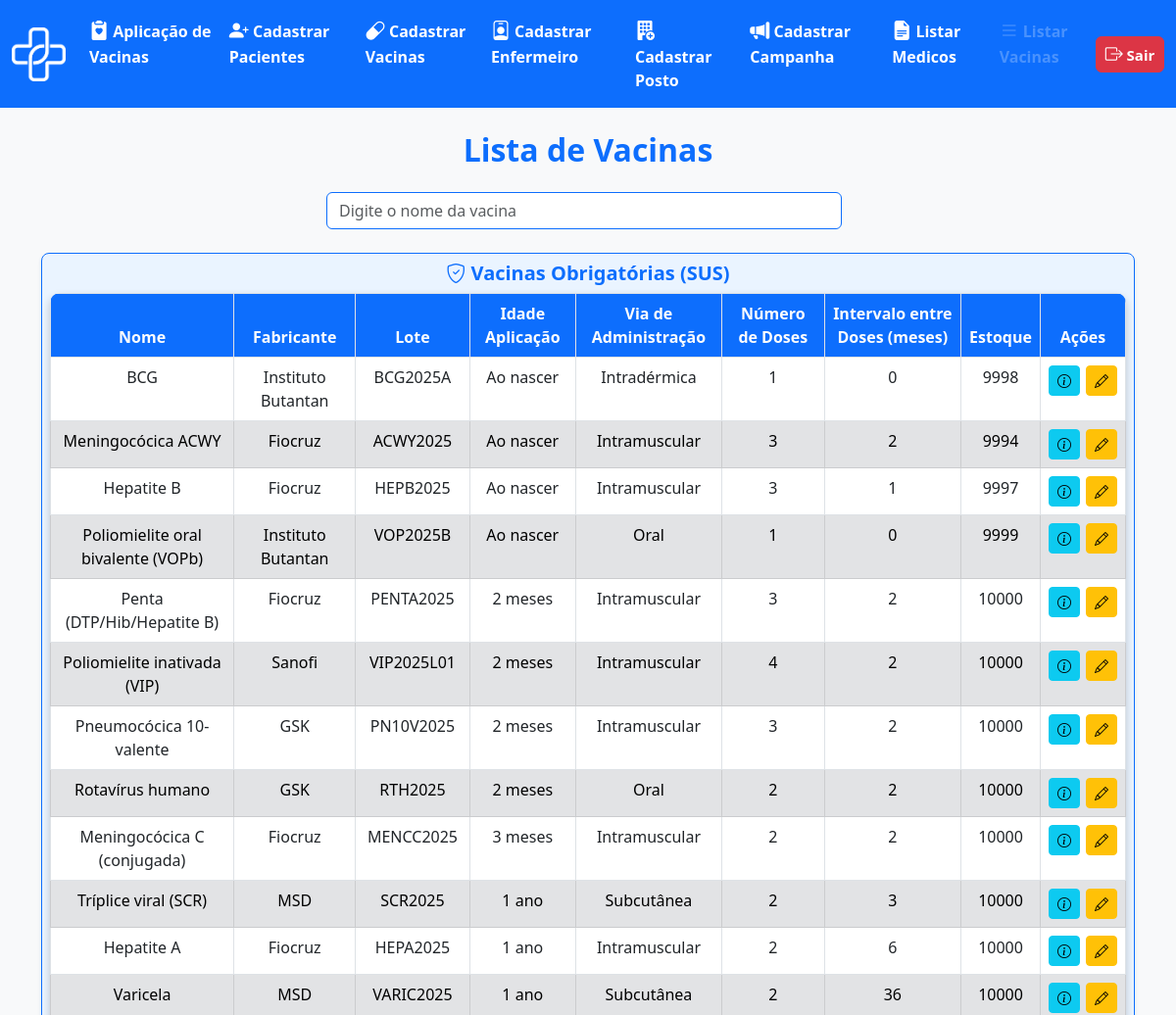
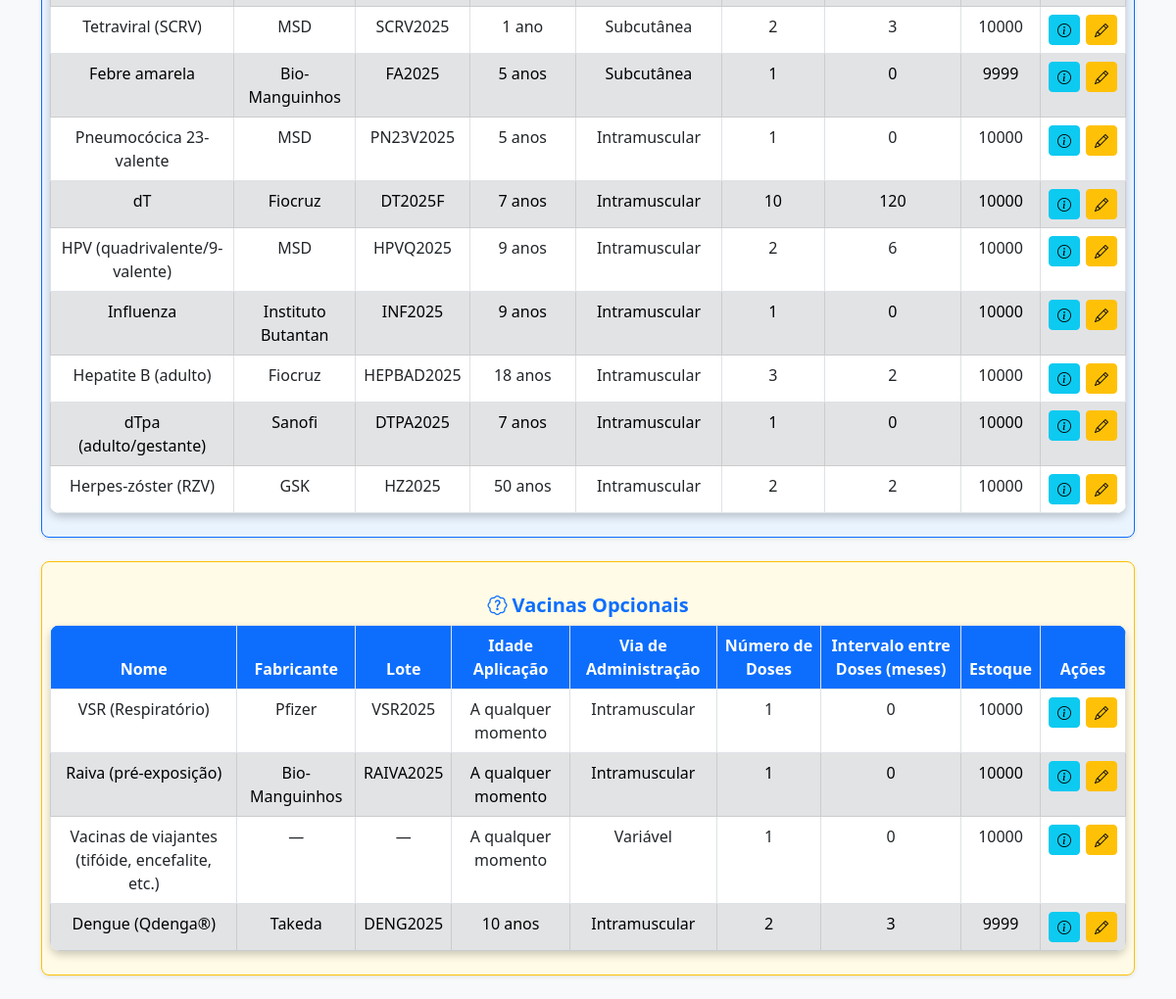
/admin/listavac.php, run on the app's committed database (2 pictures, top to bottom).
### tables this page shows
CREATE TABLE `vacina` (
  `id_vaci` int(11) NOT NULL,
  `nome_vaci` varchar(100) NOT NULL,
  `fabri_vaci` varchar(100) NOT NULL,
  `lote_vaci` varchar(50) NOT NULL,
  `via_adimicao` varchar(50) NOT NULL,
  `n_dose` int(1) NOT NULL,
  `intervalo_dose` int(11) NOT NULL,
  `idade_reco` varchar(20) DEFAULT NULL,
  `estoque` int(11) NOT NULL,
  `sus` tinyint(1) NOT NULL DEFAULT 1
);

### admin/listavac.php (the view, shortened to what the rows shown need)
<?php
include('../outros/db_connect.php');
$nome_vacina = '';
if (!empty($nome_vacina)) {
    $sql = "SELECT id_vaci, nome_vaci, fabri_vaci, lote_vaci, via_adimicao, n_dose, intervalo_dose, estoque, idade_reco, sus
            FROM vacina WHERE nome_vaci LIKE ?";
    $stmt = $conn->prepare($sql);
    $like_param = '%' . $nome_vacina . '%';
    $stmt->bind_param('s', $like_param);
    $stmt->execute();
    $result = $stmt->get_result();
} else {
    $sql = "SELECT id_vaci, nome_vaci, fabri_vaci, lote_vaci, via_adimicao, n_dose, intervalo_dose, estoque, idade_reco, sus
            FROM vacina";
    $result = $conn->query($sql);
}
$vacinas_obrigatorias = [];
$vacinas_opcionais = [];
while ($row = $result->fetch_assoc()) {
    $nome = $row['nome_vaci'];
    $idade_reco = isset($row['idade_reco']) ? mb_strtolower(trim($row['idade_reco'])) : '';
    if (
        stripos($nome, 'VSR') !== false ||
        stripos($nome, 'Raiva') !== false ||
        stripos($nome, 'viajantes') !== false ||
        $idade_reco === 'a qualquer momento'
    ) {
        $idade_ordenacao = -2;
    } elseif (
        ($row['id_vaci'] == 22 || $row['id_vaci'] == 23) || $idade_reco === 'ao nascer' || $idade_reco === '0 meses'
    ) {
        $idade_ordenacao = -1;
    } elseif (
        stripos($nome, 'Herpes-zóster') !== false || stripos($nome, 'RZV') !== false || $idade_reco === '50 anos'
    ) {
        $idade_ordenacao = 50 * 12;
    } elseif (
        stripos($nome, 'Dengue') !== false || stripos($nome, 'Qdenga') !== false || $idade_reco === '10 anos'
    ) {
        $idade_ordenacao = 10 * 12;
    } elseif (
        stripos($nome, 'HPV') !== false || $idade_reco === '9 anos'
    ) {
        $idade_ordenacao = 9 * 12;
    } elseif (
        stripos($nome, 'Influenza') !== false || $idade_reco === '9 anos'
    ) {
        $idade_ordenacao = 9 * 12;
    } elseif (
        stripos($nome, 'dTpa (adulto/gestante)') !== false || $idade_reco === '18 anos'
    ) {
        $idade_ordenacao = 18 * 12;
    } elseif (
        stripos($nome, 'Hepatite B') !== false && stripos($nome, 'adulto') !== false
    ) {
        $idade_ordenacao = 18 * 12;
    } else {
        if (preg_match('/(\d+)\s*mes/i', $idade_reco, $m)) {
            $idade_ordenacao = intval($m[1]);
        } elseif (preg_match('/(\d+)\s*ano/i', $idade_reco, $m)) {
            $idade_ordenacao = intval($m[1]) * 12;
        } else {
            $idade_ordenacao = 9999;
        }
    }
    $row['idade_ordenacao'] = $idade_ordenacao;
    if (isset($row['sus']) ? intval($row['sus']) === 1 : false) {
        $vacinas_obrigatorias[] = $row;
    } else {
        $vacinas_opcionais[] = $row;
    }
}
usort($vacinas_obrigatorias, function($a, $b) {
    return $a['idade_ordenacao'] <=> $b['idade_ordenacao'];
});
usort($vacinas_opcionais, function($a, $b) {
    return $a['idade_ordenacao'] <=> $b['idade_ordenacao'];
});
?>
<!DOCTYPE html>
<html lang="pt-BR">
<head>
    <link rel="stylesheet" href="../bootstrap/bootstrap-5.3.6-dist/css/bootstrap.min.css">
    <link href="https://cdn.jsdelivr.net/npm/bootstrap-icons/font/bootstrap-icons.css" rel="stylesheet">
    <link href="https://cdn.jsdelivr.net/npm/bootstrap@5.3.0/dist/css/bootstrap.min.css" rel="stylesheet">
</head>
<body>
    <div class="container mt-4">
        <h2 class="text-center text-primary fw-bold">Lista de Vacinas</h2>
        <br>
        <div id="tabela-vacinas" class="d-flex justify-content-center">
            <div class="w-100">
                <?php if (count($vacinas_obrigatorias) > 0): ?>
                <div class="border border-primary rounded-3 mb-4 p-2 shadow-sm" style="background-color: #eaf4ff;">
                    <table class="table table-bordered text-center mx-auto">
                        <thead>
                            <tr>
                                <th>Nome</th>
                                <th>Fabricante</th>
                                <th>Lote</th>
                                <th>Idade Aplicação</th>
                                <th>Via de Administração</th>
                                <th>Número de Doses</th>
                                <th>Intervalo entre Doses (meses)</th>
                                <th>Estoque</th>
                                <th>Ações</th>
                            </tr>
                        </thead>
                        <tbody>
                            <?php
                            usort($vacinas_obrigatorias, function($a, $b) {
                                return $a['idade_ordenacao'] <=> $b['idade_ordenacao'];
                            });
                            $rowIndex = 0;
                            foreach ($vacinas_obrigatorias as $row):
                                $rowClass = ($rowIndex % 2 === 0) ? 'bg-fdfdfd' : 'table-secondary';
                                $modalId = "modalVacina" . $row['id_vaci'];
                                $editModalId = "editVacina" . $row['id_vaci'];
                            ?>
                            <tr class="<?php echo $rowClass; ?>">
                                <td><?php echo htmlspecialchars($row['nome_vaci']); ?></td>
                                <td><?php echo htmlspecialchars($row['fabri_vaci']); ?></td>
                                <td><?php echo htmlspecialchars($row['lote_vaci']); ?></td>
                                <td>
                                    <?php
                                    $nome = $row['nome_vaci'];
                                    $idade_reco = isset($row['idade_reco']) ? trim($row['idade_reco']) : '';
                                    if (
                                        stripos($nome, 'Herpes-zóster') !== false || stripos($nome, 'RZV') !== false
                                    ) {
                                        echo "50 anos";
                                    } elseif (
                                        stripos($nome, 'Dengue') !== false || stripos($nome, 'Qdenga') !== false
                                    ) {
                                        echo "10 anos";
                                    } elseif (
                                        stripos($nome, 'HPV') !== false
                                    ) {
                                        echo "9 anos";
                                    } elseif (
                                        stripos($nome, 'Influenza') !== false
                                    ) {
                                        echo "9 anos";
                                    } elseif (
                                        stripos($nome, 'Hepatite B (adulto)') !== false
                                    ) {
                                        echo "18 anos";
                                    } elseif (
                                        stripos($nome, 'Hepatite B') !== false && stripos($nome, 'adulto') !== false
                                    ) {
                                        echo "18 anos";
                                    } elseif (
                                        stripos($nome, 'Febre amarela') !== false
                                    ) {
                                        echo "5 anos";
                                    } elseif (
                                        stripos($nome, 'Pneumocócica 23-valente') !== false
                                    ) {
                                        echo "5 anos";
                                    } elseif (
                                        stripos($nome, 'Penta (DTP/Hib/Hepatite B)') !== false
                                    ) {
                                        echo "2 meses";
                                    } elseif (
                                        stripos($nome, 'dT') !== false
                                    ) {
                                        echo "7 anos";
                                    } elseif (
                                        stripos($nome, 'VSR') !== false ||
                                        stripos($nome, 'Raiva') !== false ||
                                        stripos($nome, 'viajantes') !== false
                                    ) {
                                        echo "A qualquer momento";
                                    } elseif (
                                        mb_strtolower($idade_reco) === '0 meses'
                                    ) {
                                        echo "Ao nascer";
                                    } else {
                                        echo htmlspecialchars($idade_reco !== '' ? $idade_reco : "Ao nascer");
                                    }
                                    ?>
                                </td>
                                <td><?php echo htmlspecialchars($row['via_adimicao']); ?></td>
                                <td><?php echo htmlspecialchars($row['n_dose']); ?></td>
                                <td><?php echo htmlspecialchars($row['intervalo_dose']); ?></td>
                                <td><?php echo htmlspecialchars($row['estoque']); ?></td>
                                <td>
                                    <div style="display: flex; flex-direction: row; gap: 6px; justify-content: center; align-items: center;">
                                        <button class="btn btn-info btn-sm" data-bs-toggle="modal" data-bs-target="#<?php echo $modalId; ?>">
                                            <i class="bi bi-info-circle"></i>
                                        </button>
                                        <button class="btn btn-warning btn-sm" data-bs-toggle="modal" data-bs-target="#<?php echo $editModalId; ?>">
                                            <i class="bi bi-pencil"></i>
                                        </button>
                                    </div>
                                </td>
                            </tr>
                            <?php $rowIndex++; endforeach; ?>
                        </tbody>
                    </table>
                </div>
                <?php endif; ?>
                <?php if (count($vacinas_opcionais) > 0): ?>
                <div class="border border-warning rounded-3 mb-4 p-2 shadow-sm" style="background-color: #fffbe6;">
                    <table class="table table-bordered text-center mx-auto">
                        <thead>
                            <tr>
                                <th>Nome</th>
                                <th>Fabricante</th>
                                <th>Lote</th>
                                <th>Idade Aplicação</th>
                                <th>Via de Administração</th>
                                <th>Número de Doses</th>
                                <th>Intervalo entre Doses (meses)</th>
                                <th>Estoque</th>
                                <th>Ações</th>
                            </tr>
                        </thead>
                        <tbody>
                            <?php
                            usort($vacinas_opcionais, function($a, $b) {
                                return $a['idade_ordenacao'] <=> $b['idade_ordenacao'];
                            });
                            $rowIndex = 0;
                            foreach ($vacinas_opcionais as $row):
                                $rowClass = ($rowIndex % 2 === 0) ? 'bg-fdfdfd' : 'table-secondary';
                                $modalId = "modalVacina" . $row['id_vaci'];
                                $editModalId = "editVacina" . $row['id_vaci'];
                            ?>
                            <tr class="<?php echo $rowClass; ?>">
                                <td><?php echo htmlspecialchars($row['nome_vaci']); ?></td>
                                <td><?php echo htmlspecialchars($row['fabri_vaci']); ?></td>
                                <td><?php echo htmlspecialchars($row['lote_vaci']); ?></td>
                                <td>
                                    <?php
                                    $nome = $row['nome_vaci'];
                                    $idade_reco = isset($row['idade_reco']) ? trim($row['idade_reco']) : '';
                                    if (
                                        stripos($nome, 'Herpes-zóster') !== false || stripos($nome, 'RZV') !== false
                                    ) {
                                        echo "50 anos";
                                    } elseif (
                                        stripos($nome, 'Dengue') !== false || stripos($nome, 'Qdenga') !== false
                                    ) {
                                        echo "10 anos";
                                    } elseif (
                                        stripos($nome, 'HPV') !== false
                                    ) {
                                        echo "9 anos";
                                    } elseif (
                                        stripos($nome, 'Influenza') !== false
                                    ) {
                                        echo "9 anos";
                                    } elseif (
                                        stripos($nome, 'dTpa (adulto/gestante)') !== false
                                    ) {
                                        echo "18 anos";
                                    } elseif (
                                        stripos($nome, 'Hepatite B') !== false && stripos($nome, 'adulto') !== false
                                    ) {
                                        echo "18 anos";
                                    } elseif (
                                        stripos($nome, 'VSR') !== false ||
                                        stripos($nome, 'Raiva') !== false ||
                                        stripos($nome, 'viajantes') !== false
                                    ) {
                                        echo "A qualquer momento";
                                    } elseif (
                                        mb_strtolower($idade_reco) === '0 meses'
                                    ) {
                                        echo "Ao nascer";
                                    } else {
                                        echo htmlspecialchars($idade_reco !== '' ? $idade_reco : "Ao nascer");
                                    }
                                    ?>
                                </td>
                                <td><?php echo htmlspecialchars($row['via_adimicao']); ?></td>
                                <td><?php echo htmlspecialchars($row['n_dose']); ?></td>
                                <td><?php echo htmlspecialchars($row['intervalo_dose']); ?></td>
                                <td><?php echo htmlspecialchars($row['estoque']); ?></td>
                                <td>
                                    <div style="display: flex; flex-direction: row; gap: 6px; justify-content: center; align-items: center;">
                                        <button class="btn btn-info btn-sm" data-bs-toggle="modal" data-bs-target="#<?php echo $modalId; ?>">
                                            <i class="bi bi-info-circle"></i>
                                        </button>
                                        <button class="btn btn-warning btn-sm" data-bs-toggle="modal" data-bs-target="#<?php echo $editModalId; ?>">
                                            <i class="bi bi-pencil"></i>
                                        </button>
                                    </div>
                                </td>
                            </tr>
                            <?php $rowIndex++; endforeach; ?>
                        </tbody>
                    </table>
                </div>
                <?php endif; ?>
            </div>
        </div>
    </div>
</body>
</html>

### data on the page
vacina: nome_vaci "BCG", fabri_vaci "Instituto Butantan", lote_vaci "BCG2025A", idade_reco "Ao nascer", via_adimicao "Intradérmica", n_dose "1", intervalo_dose "0", estoque "9998"
vacina: nome_vaci "Meningocócica ACWY", fabri_vaci "Fiocruz", lote_vaci "ACWY2025", idade_reco "Ao nascer", via_adimicao "Intramuscular", n_dose "3", intervalo_dose "2", estoque "9994"
vacina: nome_vaci "Hepatite B", fabri_vaci "Fiocruz", lote_vaci "HEPB2025", idade_reco "Ao nascer", via_adimicao "Intramuscular", n_dose "3", intervalo_dose "1", estoque "9997"
vacina: nome_vaci "Poliomielite oral bivalente (VOPb)", fabri_vaci "Instituto Butantan", lote_vaci "VOP2025B", idade_reco "Ao nascer", via_adimicao "Oral", n_dose "1", intervalo_dose "0", estoque "9999"
vacina: nome_vaci "Penta (DTP/Hib/Hepatite B)", fabri_vaci "Fiocruz", lote_vaci "PENTA2025", shows "2 meses", via_adimicao "Intramuscular", n_dose "3", intervalo_dose "2", estoque "10000"
vacina: nome_vaci "Poliomielite inativada (VIP)", fabri_vaci "Sanofi", lote_vaci "VIP2025L01", idade_reco "2 meses", via_adimicao "Intramuscular", n_dose "4", intervalo_dose "2", estoque "10000"
vacina: nome_vaci "Pneumocócica 10-valente", fabri_vaci "GSK", lote_vaci "PN10V2025", idade_reco "2 meses", via_adimicao "Intramuscular", n_dose "3", intervalo_dose "2", estoque "10000"
vacina: nome_vaci "Rotavírus humano", fabri_vaci "GSK", lote_vaci "RTH2025", idade_reco "2 meses", via_adimicao "Oral", n_dose "2", intervalo_dose "2", estoque "10000"
vacina: nome_vaci "Meningocócica C (conjugada)", fabri_vaci "Fiocruz", lote_vaci "MENCC2025", idade_reco "3 meses", via_adimicao "Intramuscular", n_dose "2", intervalo_dose "2", estoque "10000"
vacina: nome_vaci "Tríplice viral (SCR)", fabri_vaci "MSD", lote_vaci "SCR2025", idade_reco "1 ano", via_adimicao "Subcutânea", n_dose "2", intervalo_dose "3", estoque "10000"
vacina: nome_vaci "Hepatite A", fabri_vaci "Fiocruz", lote_vaci "HEPA2025", idade_reco "1 ano", via_adimicao "Intramuscular", n_dose "2", intervalo_dose "6", estoque "10000"
vacina: nome_vaci "Varicela", fabri_vaci "MSD", lote_vaci "VARIC2025", idade_reco "1 ano", via_adimicao "Subcutânea", n_dose "2", intervalo_dose "36", estoque "10000"
vacina: nome_vaci "Tetraviral (SCRV)", fabri_vaci "MSD", lote_vaci "SCRV2025", idade_reco "1 ano", via_adimicao "Subcutânea", n_dose "2", intervalo_dose "3", estoque "10000"
vacina: nome_vaci "Febre amarela", fabri_vaci "Bio-Manguinhos", lote_vaci "FA2025", shows "5 anos", via_adimicao "Subcutânea", n_dose "1", intervalo_dose "0", estoque "9999"
vacina: nome_vaci "Pneumocócica 23-valente", fabri_vaci "MSD", lote_vaci "PN23V2025", shows "5 anos", via_adimicao "Intramuscular", n_dose "1", intervalo_dose "0", estoque "10000"
vacina: nome_vaci "dT", fabri_vaci "Fiocruz", lote_vaci "DT2025F", shows "7 anos", via_adimicao "Intramuscular", n_dose "10", intervalo_dose "120", estoque "10000"
vacina: nome_vaci "HPV (quadrivalente/9-valente)", fabri_vaci "MSD", lote_vaci "HPVQ2025", shows "9 anos", via_adimicao "Intramuscular", n_dose "2", intervalo_dose "6", estoque "10000"
vacina: nome_vaci "Influenza", fabri_vaci "Instituto Butantan", lote_vaci "INF2025", shows "9 anos", via_adimicao "Intramuscular", n_dose "1", intervalo_dose "0", estoque "10000"
vacina: nome_vaci "Hepatite B (adulto)", fabri_vaci "Fiocruz", lote_vaci "HEPBAD2025", shows "18 anos", via_adimicao "Intramuscular", n_dose "3", intervalo_dose "2", estoque "10000"
vacina: nome_vaci "dTpa (adulto/gestante)", fabri_vaci "Sanofi", lote_vaci "DTPA2025", shows "7 anos", via_adimicao "Intramuscular", n_dose "1", intervalo_dose "0", estoque "10000"
vacina: nome_vaci "Herpes-zóster (RZV)", fabri_vaci "GSK", lote_vaci "HZ2025", shows "50 anos", via_adimicao "Intramuscular", n_dose "2", intervalo_dose "2", estoque "10000"
vacina: nome_vaci "VSR (Respiratório)", fabri_vaci "Pfizer", lote_vaci "VSR2025", shows "A qualquer momento", via_adimicao "Intramuscular", n_dose "1", intervalo_dose "0", estoque "10000"
vacina: nome_vaci "Raiva (pré-exposição)", fabri_vaci "Bio-Manguinhos", lote_vaci "RAIVA2025", shows "A qualquer momento", via_adimicao "Intramuscular", n_dose "1", intervalo_dose "0", estoque "10000"
